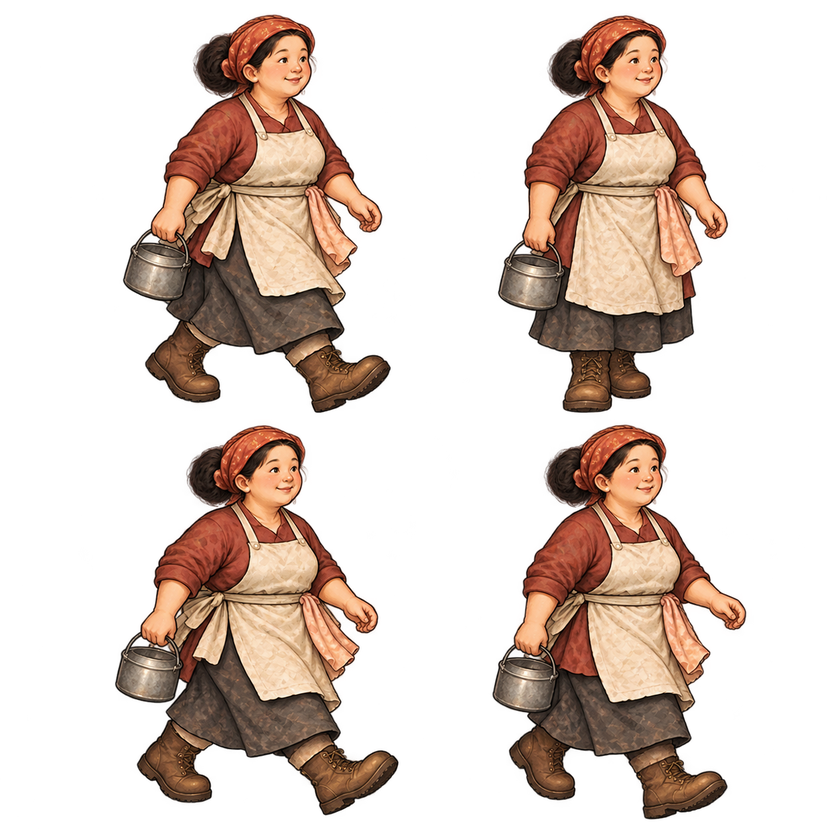
#> input picture client/assets/meng-walk-v5.png, 840 x 840 px, shrunk from 1254 x 1254 before the run
$ python register-meng-walk.py
#> lines starting #> are read from the running program, lines starting #| are printed output that depends on the picture
"""Register the repaired Meng atlas and encode its web copy without changing alpha.
Requires Pillow, as does optimize-assets.py. The generated PNG stays untouched.
"""
import json
from pathlib import Path
from statistics import mean
from PIL import Image, ImageChops

root = Path(__file__).resolve().parents[1]
assets = root / 'client/assets'
source = assets / 'meng-walk-v5.png'
image = Image.open(source).convert('RGBA')
#> image is the input picture: PIL image 840x840 RGBA; mean R, G, B, A 52.5, 37, 28.7, 82.3
width, height = image.size
#> width = 840; height = 840
alpha = image.getchannel('A')
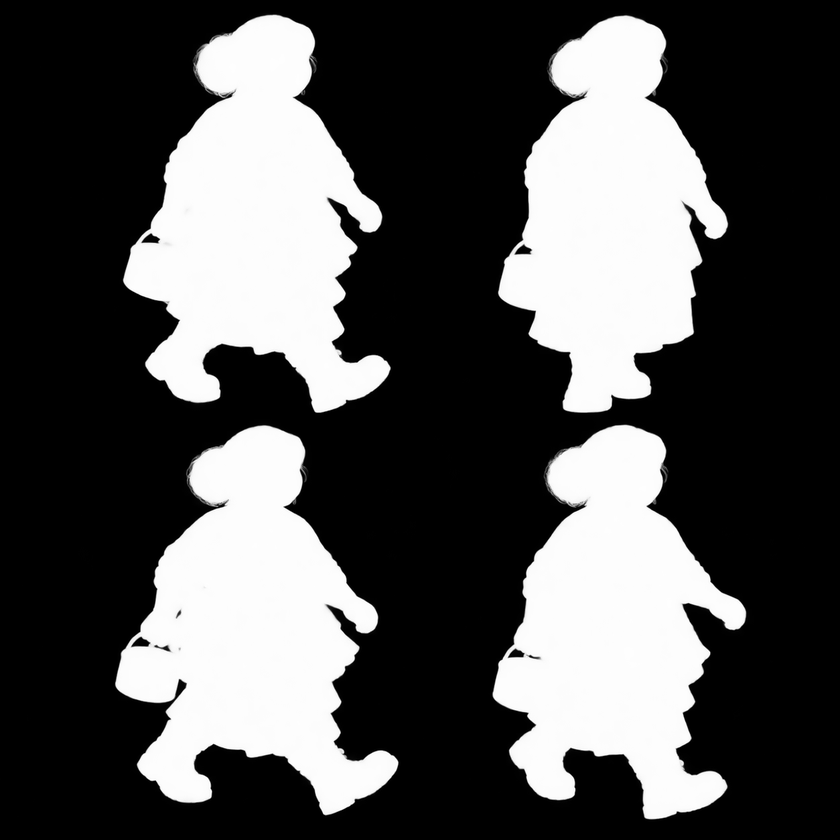
#> alpha: PIL image 840x840 L; min 0, max 255, mean 82.3
frames = []
for phase in range(4):
    col, row = phase % 2, phase // 2
    x0, x1 = round(col * width / 2), round((col + 1) * width / 2)
    y0, y1 = round(row * height / 2), round((row + 1) * height / 2)
    mask = alpha.crop((x0, y0, x1, y1))
    bounds = mask.point(lambda a: 255 if a > 32 else 0).getbbox()
    assert bounds and bounds[0] > 0 and bounds[1] > 0 and bounds[2] < x1-x0 and bounds[3] < y1-y0
    left, top, right, bottom = bounds
    head = [(x, y) for y in range(top, round(top+(bottom-top)*.24)) for x in range(left, right) if mask.getpixel((x, y)) > 32]
    anchor = mean(x for x, _ in head)
    frames.append({'frame': phase, 'person': 'meng', 'phase': phase,
                   'rect': [x0, y0, x1-x0, y1-y0], 'bounds': list(bounds),
                   'origin': [round(anchor/(x1-x0), 6), round(bottom/(y1-y0), 6)]})
#> this loop made 4 passes
#> (left, top, right, bottom, anchor) on passes 1 to 4: (123, 14, 391, 413, 257.9), (78, 15, 308, 413, 191.1), (115, 5, 399, 396, 249.9), (72, 4, 327, 400, 189.9)
#> pass 1, `mask = alpha.crop((x0, y0, x1, y1))`:
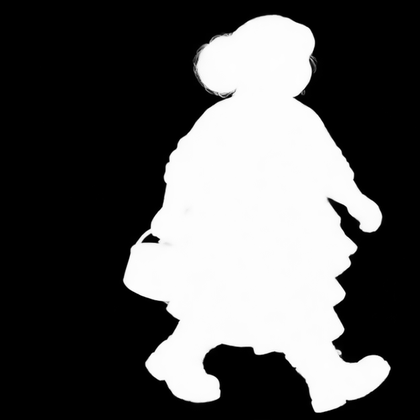
#> mask: PIL image 420x420 L; min 0, max 255, mean 86
#> pass 2, `mask = alpha.crop((x0, y0, x1, y1))`:
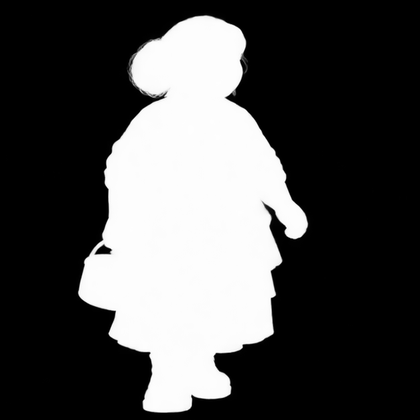
#> mask: PIL image 420x420 L; min 0, max 255, mean 76.7
#> pass 3, `mask = alpha.crop((x0, y0, x1, y1))`:
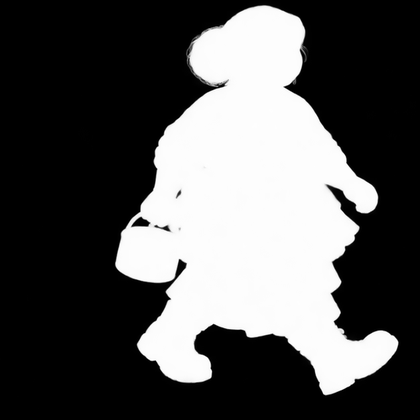
#> mask: PIL image 420x420 L; min 0, max 255, mean 85.7
#> after the loop, frames = 4 items

# Match her existing on-screen height with one scale for all four new frames.
#> (the run stopped early here; a loop or call above may not have finished)

$ run again, with client/assets/buildings-v3.png copied over client/assets/meng-walk-v5.png
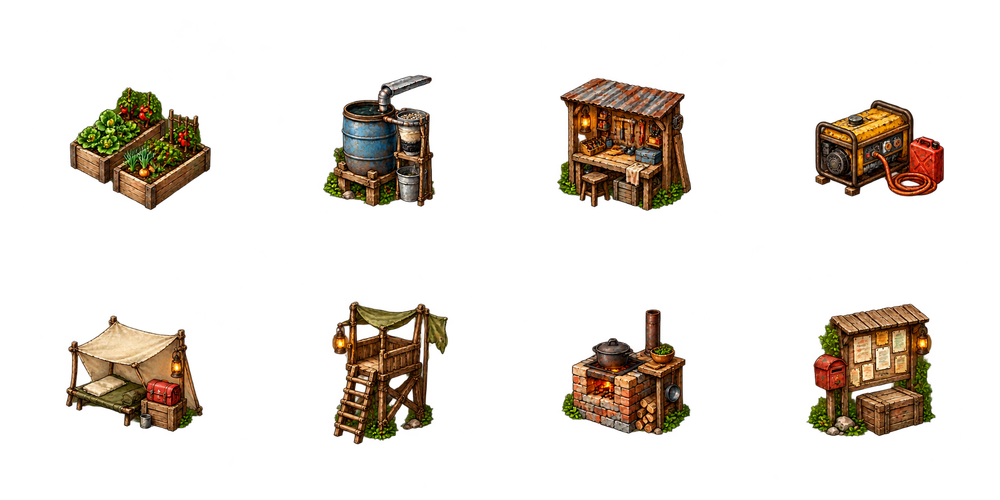
#> input picture client/assets/buildings-v3.png, 1000 x 500 px, shrunk from 1774 x 887 before the run
#> image is the input picture: PIL image 1000x500 RGBA; mean R, G, B, A 20.5, 14.5, 7.8, 43.4
#> the loop `for phase in range(4):` made 4 passes
#> (left, top, right, bottom, anchor) on passes 1 to 4: (70, 75, 435, 210, 294), (57, 78, 444, 211, 140.2), (66, 51, 448, 195, 336.6), (61, 53, 436, 187, 348.4)
#> pass 1, `mask = alpha.crop((x0, y0, x1, y1))`:
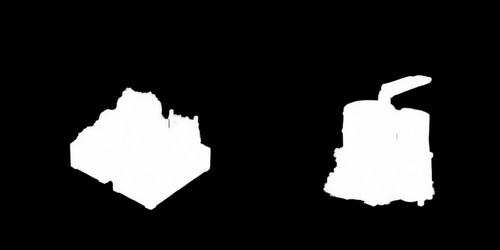
#> mask: PIL image 500x250 L; min 0, max 255, mean 40.9
#> pass 3, `mask = alpha.crop((x0, y0, x1, y1))`:
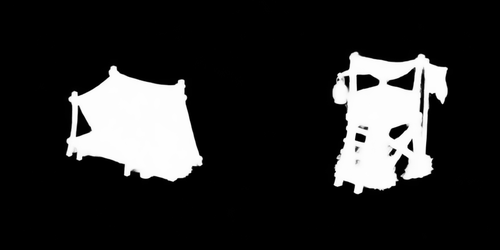
#> mask: PIL image 500x250 L; min 0, max 255, mean 41.3
#> after the loop `for phase in range(4):`: frames = 4 items

$ run again, with client/assets/campfire-base-v6.png copied over client/assets/meng-walk-v5.png
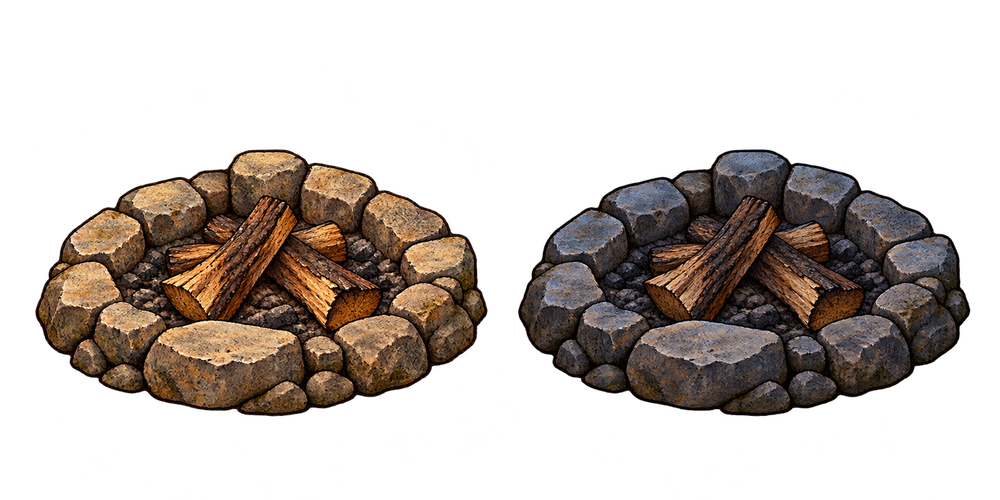
#> input picture client/assets/campfire-base-v6.png, 1000 x 500 px, shrunk from 1774 x 887 before the run
#> image is the input picture: PIL image 1000x500 RGBA; mean R, G, B, A 33.4, 25.7, 20.3, 89.1
#> `alpha = image.getchannel('A')`:
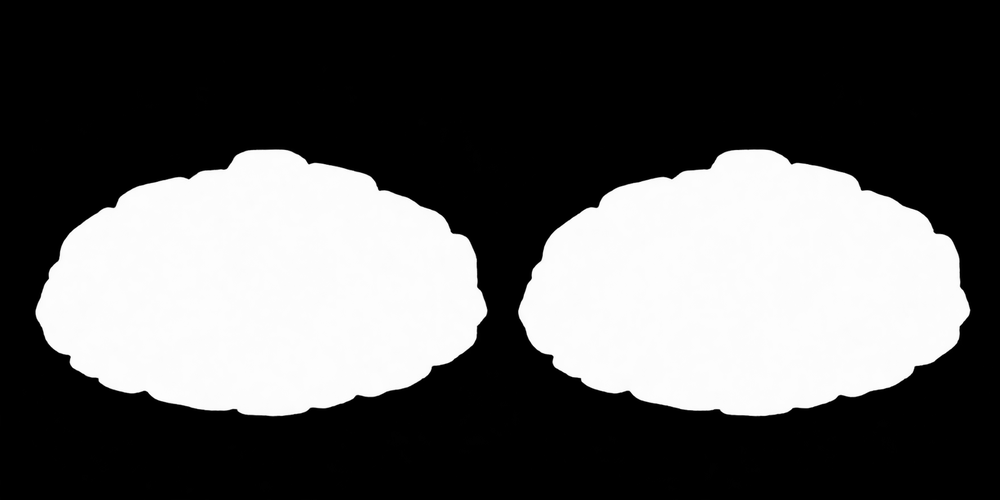
#> alpha: PIL image 1000x500 L; min 0, max 255, mean 89.1

$ run again, with client/assets/campfire-flames-v6.png copied over client/assets/meng-walk-v5.png
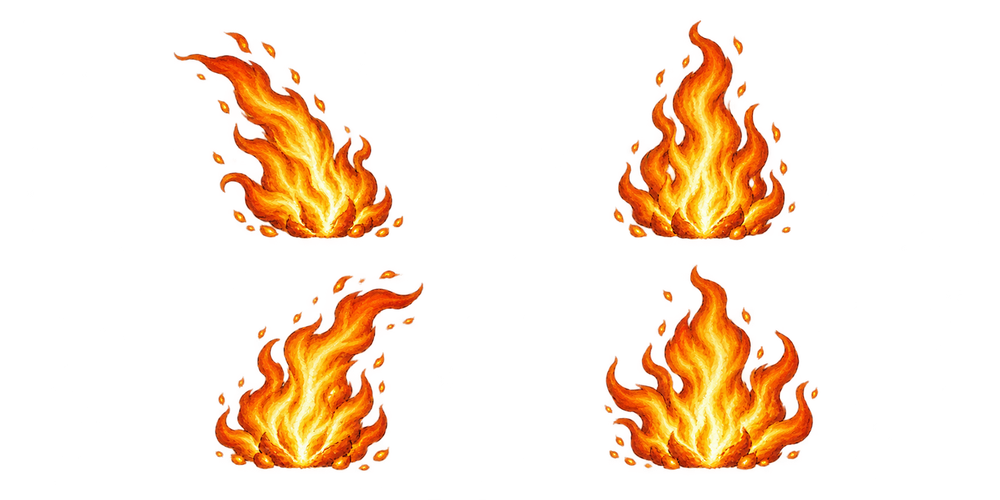
#> input picture client/assets/campfire-flames-v6.png, 1000 x 500 px, shrunk from 1774 x 887 before the run
#> image is the input picture: PIL image 1000x500 RGBA; mean R, G, B, A 47.6, 22.6, 4.1, 39.3
#> the loop `for phase in range(4):` made 4 passes
#> (left, top, right, bottom, anchor) on passes 1 to 4: (174, 32, 403, 239, 236.7), (113, 20, 296, 240, 209.7), (215, 20, 424, 221, 368.9), (104, 15, 318, 220, 206.9)
#> pass 1, `mask = alpha.crop((x0, y0, x1, y1))`:
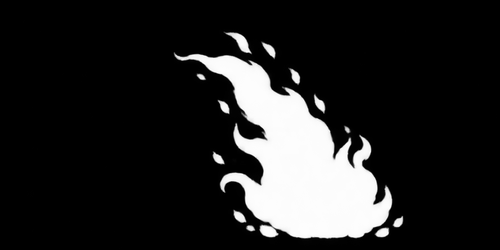
#> mask: PIL image 500x250 L; min 0, max 255, mean 35.9
#> pass 3, `mask = alpha.crop((x0, y0, x1, y1))`:
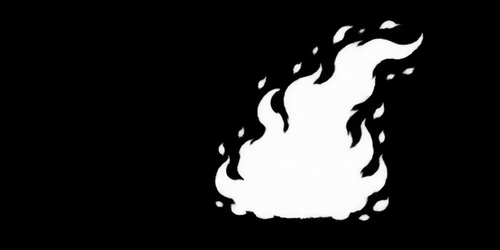
#> mask: PIL image 500x250 L; min 0, max 255, mean 38.6
#> after the loop `for phase in range(4):`: frames = 4 items
